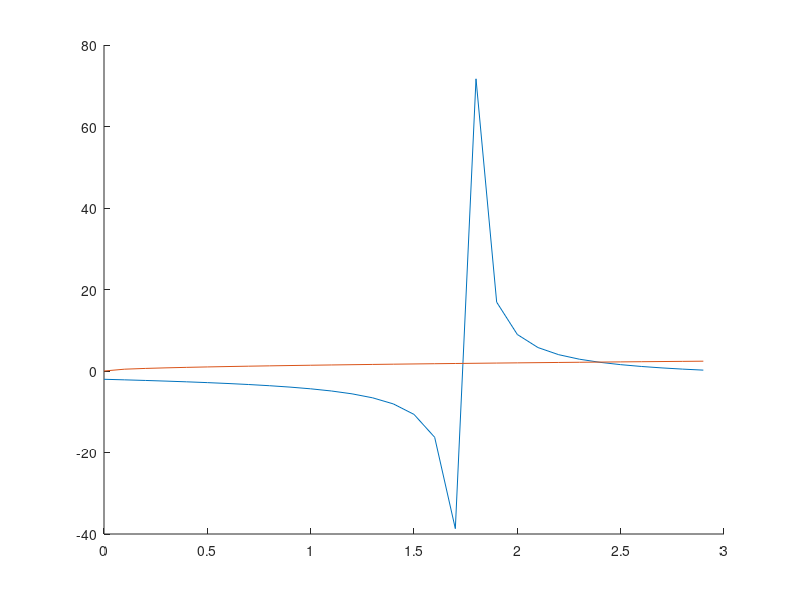

MATLAB code to generate this figure:
%% Find allowed energies
%Variables
m = 1;
hbar = 1;
V0 = 3;
a = 1;
%% 
%Energy must be less than V0
etau = 0.1;
E = 0:etau:V0 - etau;



l = sqrt(2.*m.*(V0 - E))/hbar;


figure;
hold on;
plot(E,l.*tan(l*a))
plot(E,sqrt(2*m*E)/hbar)
hold off;



%% Transcendental for z
zmax = 10*pi;
zstep = 0.0001;
zsols = zeros(10000,1);
index = 1;
z0 = (a / hbar).*sqrt(2*m*V0);
tol=0.0001;
for ztest = 0:zstep:zmax
    if (abs(tan(ztest)-(sqrt((z0/ztest).^2)-1))<=tol)
        zsols(index)=ztest;
        index = index + 1;
    end
end


% Now can use zsols to get l
% First let's trim off the extra zeros from zsols
firstzeroindex = length(zsols);
for zval=1:1:length(zsols)
    if (zsols(zval)==0)
        firstzeroindex=zval;
        break
    end
end
zshortened=zsols(1:(firstzeroindex-1));

% now can get l
l = zshortened ./ a;

% and E comes from l

Evals = ((hbar * l).^2 ./ (2*m)) - V0;


%% Transmission Coefficients

T = ( 1 + (( (V0).^(2) ) ./ ( 4.*Evals.*(V0-Evals))) .* sinh( ((2.*a)./hbar) .* sqrt( 2.*m.*(V0-Evals) ) ).^2).^(-1)

R = 1-T

%x = 0:0.5:10
%t = 0:0.5:10
%plot(t, sinh(x))
%hold on
%plot(t,cosh(x))
%hold off
%legend ('sinh(x)', 'cosh(x)')